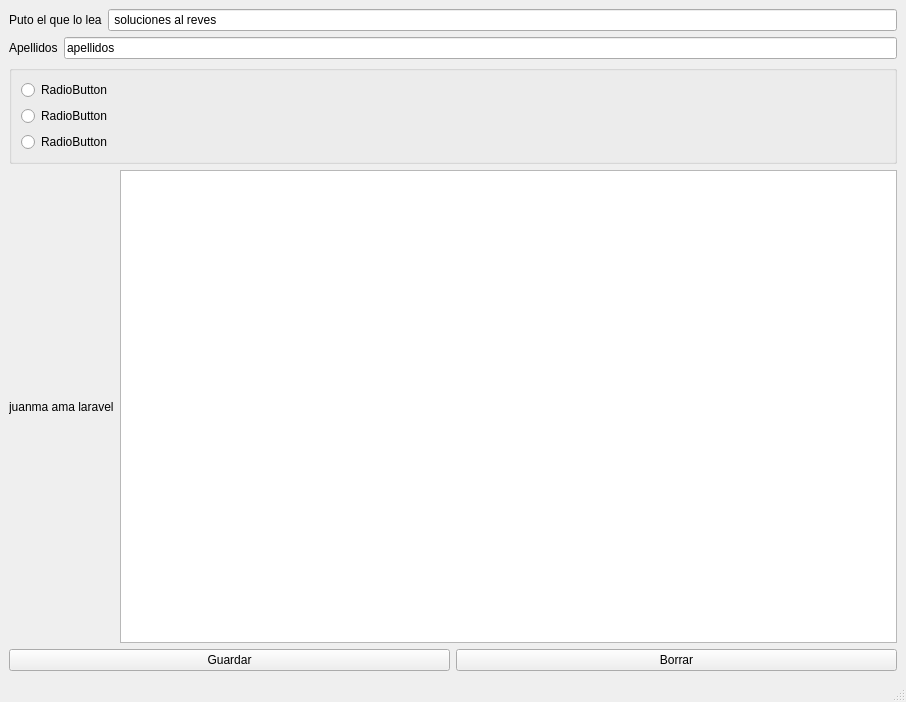
<?xml version="1.0" encoding="UTF-8"?>
<ui version="4.0">
 <class>MainWindow</class>
 <widget class="QMainWindow" name="MainWindow">
  <property name="geometry">
   <rect>
    <x>0</x>
    <y>0</y>
    <width>906</width>
    <height>702</height>
   </rect>
  </property>
  <property name="windowTitle">
   <string>MainWindow</string>
  </property>
  <widget class="QWidget" name="centralwidget">
   <layout class="QVBoxLayout" name="verticalLayout_3">
    <item>
     <layout class="QVBoxLayout" name="verticalLayout_2">
      <item>
       <layout class="QHBoxLayout" name="horizontalLayout">
        <item>
         <widget class="QLabel" name="label">
          <property name="text">
           <string>Puto el que lo lea</string>
          </property>
         </widget>
        </item>
        <item>
         <widget class="QLineEdit" name="lineEdit">
          <property name="text">
           <string> soluciones al reves</string>
          </property>
         </widget>
        </item>
       </layout>
      </item>
      <item>
       <layout class="QHBoxLayout" name="horizontalLayout_2">
        <item>
         <widget class="QLabel" name="label_2">
          <property name="text">
           <string>Apellidos</string>
          </property>
         </widget>
        </item>
        <item>
         <widget class="QLineEdit" name="lineEdit_2">
          <property name="text">
           <string>apellidos</string>
          </property>
         </widget>
        </item>
       </layout>
      </item>
      <item>
       <widget class="QGroupBox" name="groupBox">
        <property name="title">
         <string/>
        </property>
        <layout class="QVBoxLayout" name="verticalLayout">
         <item>
          <widget class="QRadioButton" name="radioButton">
           <property name="text">
            <string>RadioButton</string>
           </property>
          </widget>
         </item>
         <item>
          <widget class="QRadioButton" name="radioButton_2">
           <property name="text">
            <string>RadioButton</string>
           </property>
          </widget>
         </item>
         <item>
          <widget class="QRadioButton" name="radioButton_3">
           <property name="text">
            <string>RadioButton</string>
           </property>
          </widget>
         </item>
        </layout>
       </widget>
      </item>
      <item>
       <layout class="QHBoxLayout" name="horizontalLayout_3">
        <item>
         <widget class="QLabel" name="label_3">
          <property name="text">
           <string>juanma ama laravel</string>
          </property>
         </widget>
        </item>
        <item>
         <widget class="QTextEdit" name="textEdit">
          <property name="html">
           <string>&lt;!DOCTYPE HTML PUBLIC &quot;-//W3C//DTD HTML 4.0//EN&quot; &quot;http://www.w3.org/TR/REC-html40/strict.dtd&quot;&gt;
&lt;html&gt;&lt;head&gt;&lt;meta name=&quot;qrichtext&quot; content=&quot;1&quot; /&gt;&lt;meta charset=&quot;utf-8&quot; /&gt;&lt;style type=&quot;text/css&quot;&gt;
p, li { white-space: pre-wrap; }
hr { height: 1px; border-width: 0; }
li.unchecked::marker { content: &quot;\2610&quot;; }
li.checked::marker { content: &quot;\2612&quot;; }
&lt;/style&gt;&lt;/head&gt;&lt;body style=&quot; font-family:'Segoe UI'; font-size:9pt; font-weight:400; font-style:normal;&quot;&gt;
&lt;p style=&quot;-qt-paragraph-type:empty; margin-top:0px; margin-bottom:0px; margin-left:0px; margin-right:0px; -qt-block-indent:0; text-indent:0px;&quot;&gt;&lt;br /&gt;&lt;/p&gt;&lt;/body&gt;&lt;/html&gt;</string>
          </property>
         </widget>
        </item>
       </layout>
      </item>
      <item>
       <layout class="QHBoxLayout" name="horizontalLayout_4">
        <item>
         <widget class="QPushButton" name="pushButton">
          <property name="text">
           <string>Guardar</string>
          </property>
         </widget>
        </item>
        <item>
         <widget class="QPushButton" name="pushButton_2">
          <property name="text">
           <string>Borrar</string>
          </property>
         </widget>
        </item>
       </layout>
      </item>
     </layout>
    </item>
   </layout>
  </widget>
  <widget class="QMenuBar" name="menubar">
   <property name="geometry">
    <rect>
     <x>0</x>
     <y>0</y>
     <width>906</width>
     <height>33</height>
    </rect>
   </property>
  </widget>
  <widget class="QStatusBar" name="statusbar"/>
 </widget>
 <resources/>
 <connections/>
</ui>
